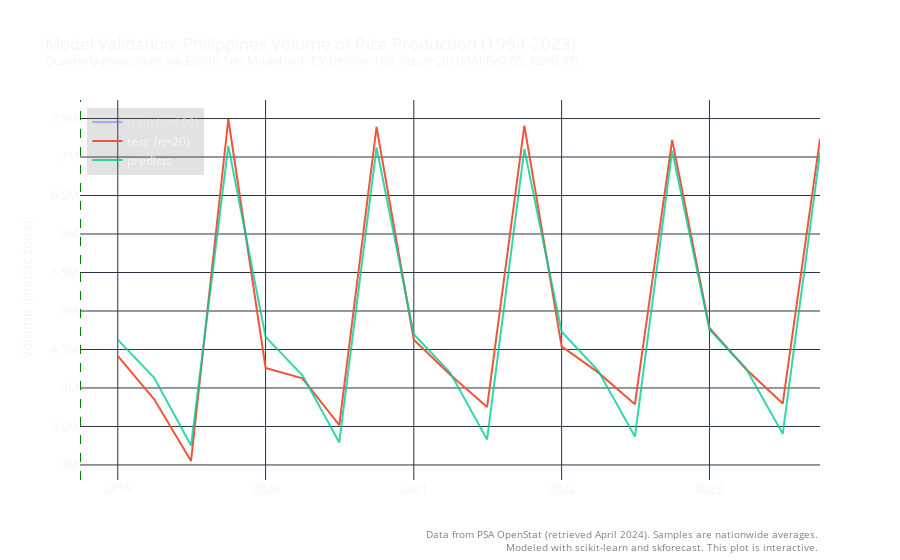

Notebook code for this chart:
### Markdown cell above
## Volume Model

### Code cell
import numpy as np
from sklearn.linear_model import BayesianRidge, ElasticNetCV, LarsCV, LassoCV, LassoLarsCV, OrthogonalMatchingPursuitCV, RidgeCV
from sklearn.ensemble import GradientBoostingRegressor, BaggingRegressor, HistGradientBoostingRegressor, ExtraTreesRegressor

# res = df.iloc[:, np.r_[2, 5:10]] # np.r to combine slices

# Set parameters
# Column numbers: 2: Farmgate Price, 3: Wholesale Price, 4: Retail Price, 5: CPI All Income, 6: NCR RPI
y = 'Volume'
X = np.r_[4]

# Split data into train-test
steps = 20
train = df[:-steps]
test  = df[-steps:]

train_y = train[y]
train_X = train.iloc[:, X]
test_y = test[y]
test_X = test.iloc[:, X]

print(
    f"Training periods : {train.index.min()} --- "
    f"{train.index.max()}  (n={len(train)})"
)
print(
    f"Testing periods  : {test.index.min()} --- "
    f"{test.index.max()}  (n={len(test)})"
)

# Find best hyperparameter values for forecaster
# regressors = [BayesianRidge(), ElasticNetCV(), RidgeCV(), LarsCV(), LassoCV(), LassoLarsCV(),
#               OrthogonalMatchingPursuitCV(), GradientBoostingRegressor(), BaggingRegressor(),
#               HistGradientBoostingRegressor(), ExtraTreesRegressor()]

forecaster = ForecasterAutoreg(
                regressor = ElasticNetCV(),
                lags      = 7
            )

# Candidate values for lags
lags_grid = list(range(6,30,1))

# Candidate values for regressor's hyperparameters
param_grid = {
    # 'cv': [5],
    # 'learning_rate': [0.0001, 0.001, 0.01, 0.1],
    # 'alpha': [0.5, 0.7, 0.9],
    # 'n_estimators': list(range(100, 500, 50)),
    # 'max_depth': list(range(3,10,1))
}

if False: 
    results_grid = grid_search_forecaster(
                    forecaster         = forecaster,
                    y                  = train_y,
                    param_grid         = param_grid,
                    lags_grid          = lags_grid,
                    steps              = steps,
                    refit              = False,
                    metric             = 'mean_absolute_percentage_error',
                    initial_train_size = int(len(train)*0.5),
                    fixed_train_size   = False,
                    return_best        = True,
                    n_jobs             = 'auto',
                    verbose            = False
                )

# Use those best values for forecaster (automatically plugged in by grid_search_forecaster)
forecaster.fit(y=train_y)
forecaster

# Predictions
# NOTE: So if you want to have a more accurate projection, you may optionally measure these first,
# and much better if they are already available
predicts = forecaster.predict(steps=steps)
# predicts = forecaster.predict(steps=steps+27) #+28 to reach 2030
# predicts.index = pd.date_range(start=str(data_test.index.min()), end='2030Q4', freq='Q')
# display(predicts)

# Test MSE, RSME, R2
mse = metrics.mean_squared_error(y_true=test_y, y_pred=predicts)
rmse = metrics.root_mean_squared_error(y_true=test_y, y_pred=predicts)
mape = metrics.mean_absolute_percentage_error(y_true=test_y, y_pred=predicts)
r2 = metrics.r2_score(y_true=test_y, y_pred=predicts)

print("MSE:\t%0.2f" % mse)
print("RMSE:\t%0.2f" % rmse)
print("MAPE:\t%0.2f" % mape)
print("R2:\t%0.2f" % r2)

# Plot predicts versus test data
plot_results(train, test, predicts, var="Volume", title=f"Model Validation: Philippines Volume of Rice Production (1994-2023)\
    <br><sup>Quarterly projections via Elastic Net Model with CV (ntrain={len(train)}, ntest={len(test)}) (MAPE={round(mape,2)}, R2={round(r2,2)})</sup>",
    xtitle="Period", ytitle="Volume (metric tons)", split="2018-10-01 00:00:00")

### Figure 1 — Plotly figure (JSON) as saved in the notebook; plotly's stock layout.template omitted (floating-point values rounded to 4 significant figures)
{"data": [{"name": "train\t(n=100)", "type": "scatter", "visible": "legendonly", "x": ["1994-01-01T00:00:00", "1994-04-01T00:00:00", "1994-07-01T00:00:00", "1994-10-01T00:00:00", "1995-01-01T00:00:00", "1995-04-01T00:00:00", "1995-07-01T00:00:00", "1995-10-01T00:00:00", "1996-01-01T00:00:00", "1996-04-01T00:00:00", "1996-07-01T00:00:00", "1996-10-01T00:00:00", "1997-01-01T00:00:00", "1997-04-01T00:00:00", "1997-07-01T00:00:00", "1997-10-01T00:00:00", "1998-01-01T00:00:00", "1998-04-01T00:00:00", "1998-07-01T00:00:00", "1998-10-01T00:00:00", "1999-01-01T00:00:00", "1999-04-01T00:00:00", "1999-07-01T00:00:00", "1999-10-01T00:00:00", "2000-01-01T00:00:00", "2000-04-01T00:00:00", "2000-07-01T00:00:00", "2000-10-01T00:00:00", "2001-01-01T00:00:00", "2001-04-01T00:00:00", "2001-07-01T00:00:00", "2001-10-01T00:00:00", "2002-01-01T00:00:00", "2002-04-01T00:00:00", "2002-07-01T00:00:00", "2002-10-01T00:00:00", "2003-01-01T00:00:00", "2003-04-01T00:00:00", "2003-07-01T00:00:00", "2003-10-01T00:00:00", "2004-01-01T00:00:00", "2004-04-01T00:00:00", "2004-07-01T00:00:00", "2004-10-01T00:00:00", "2005-01-01T00:00:00", "2005-04-01T00:00:00", "2005-07-01T00:00:00", "2005-10-01T00:00:00", "2006-01-01T00:00:00", "2006-04-01T00:00:00", "2006-07-01T00:00:00", "2006-10-01T00:00:00", "2007-01-01T00:00:00", "2007-04-01T00:00:00", "2007-07-01T00:00:00", "2007-10-01T00:00:00", "2008-01-01T00:00:00", "2008-04-01T00:00:00", "2008-07-01T00:00:00", "2008-10-01T00:00:00", "2009-01-01T00:00:00", "2009-04-01T00:00:00", "2009-07-01T00:00:00", "2009-10-01T00:00:00", "2010-01-01T00:00:00", "2010-04-01T00:00:00", "2010-07-01T00:00:00", "2010-10-01T00:00:00", "2011-01-01T00:00:00", "2011-04-01T00:00:00", "2011-07-01T00:00:00", "2011-10-01T00:00:00", "2012-01-01T00:00:00", "2012-04-01T00:00:00", "2012-07-01T00:00:00", "2012-10-01T00:00:00", "2013-01-01T00:00:00", "2013-04-01T00:00:00", "2013-07-01T00:00:00", "2013-10-01T00:00:00", "2014-01-01T00:00:00", "2014-04-01T00:00:00", "2014-07-01T00:00:00", "2014-10-01T00:00:00", "2015-01-01T00:00:00", "2015-04-01T00:00:00", "2015-07-01T00:00:00", "2015-10-01T00:00:00", "2016-01-01T00:00:00", "2016-04-01T00:00:00", "2016-07-01T00:00:00", "2016-10-01T00:00:00", "2017-01-01T00:00:00", "2017-04-01T00:00:00", "2017-07-01T00:00:00", "2017-10-01T00:00:00", "2018-01-01T00:00:00", "2018-04-01T00:00:00", "2018-07-01T00:00:00", "2018-10-01T00:00:00"], "y": [2288317, 2090216, 1876635, 4282886, 2272045, 2045286, 1785510, 4437808, 2523794, 2427116, 2116498, 4216160, 2563757, 2282704, 1788141, 4634361, 2220968, 1338008, 1284443, 3711405, 2996188, 2275865, 2248702, 4265870, 2856356, 2586140, 2412610, 4534306, 2813930, 2753901, 2405187, 4981852, 3058094, 2614275, 2020796, 5577488, 3035561, 2345717, 2434696, 5683910, 3434383, 2604199, 2871678, 5586524, 3381885, 2651140, 2669137, 5900843, 3615607, 2923824, 3006200, 5781075, 3676704, 3051176, 3146959, 6365355, 3748852, 3371867, 3467460, 6227369, 3941177, 3435019, 3519417, 5371000.0, 3491640, 3129151, 2646110, 6505418, 4037331, 3539878, 3168478, 5938375, 3992198, 3900000.0, 3597000.0, 6544000.0, 4169943, 3828000.0, 3363000.0, 7079132, 4307000.0, 4073011, 3027000.0, 7561000.0, 4368000.0, 3956000.0, 2552000.0, 7274740, 3932000.0, 3715000.0, 2968770, 7012000.0, 4419267, 4150000.0, 3390000.0, 7318000.0, 4623000.0, 4090000.0, 3196000.0, 7156461]}, {"name": "test\t\t(n=20)", "type": "scatter", "visible": true, "x": ["2019-01-01T00:00:00", "2019-04-01T00:00:00", "2019-07-01T00:00:00", "2019-10-01T00:00:00", "2020-01-01T00:00:00", "2020-04-01T00:00:00", "2020-07-01T00:00:00", "2020-10-01T00:00:00", "2021-01-01T00:00:00", "2021-04-01T00:00:00", "2021-07-01T00:00:00", "2021-10-01T00:00:00", "2022-01-01T00:00:00", "2022-04-01T00:00:00", "2022-07-01T00:00:00", "2022-10-01T00:00:00", "2023-01-01T00:00:00", "2023-04-01T00:00:00", "2023-07-01T00:00:00", "2023-10-01T00:00:00"], "y": [4417000.0, 3853000.0, 3051000.0, 7494000.0, 4261000.0, 4125000.0, 3516000.0, 7392000.0, 4627000.0, 4173000.0, 3753000.0, 7408000.0, 4541000.0, 4202000.0, 3790000.0, 7223000.0, 4779000.0, 4247000.0, 3798000.0, 7236000.0]}, {"line": {"color": "rgba(0,204,150,0.8)"}, "name": "predicts", "type": "scatter", "visible": true, "x": ["2019-01-01T00:00:00", "2019-04-01T00:00:00", "2019-07-01T00:00:00", "2019-10-01T00:00:00", "2020-01-01T00:00:00", "2020-04-01T00:00:00", "2020-07-01T00:00:00", "2020-10-01T00:00:00", "2021-01-01T00:00:00", "2021-04-01T00:00:00", "2021-07-01T00:00:00", "2021-10-01T00:00:00", "2022-01-01T00:00:00", "2022-04-01T00:00:00", "2022-07-01T00:00:00", "2022-10-01T00:00:00", "2023-01-01T00:00:00", "2023-04-01T00:00:00", "2023-07-01T00:00:00", "2023-10-01T00:00:00"], "y": [4627000.0, 4133000.0, 3252000.0, 7143000.0, 4664000.0, 4165000.0, 3292000.0, 7123000.0, 4698000.0, 4197000.0, 3331000.0, 7102000.0, 4730000.0, 4227000.0, 3369000.0, 7081000.0, 4760000.0, 4255000.0, 3405000.0, 7059000.0]}], "layout": {"annotations": [{"align": "right", "font": {"color": "gray", "size": 10}, "showarrow": false, "text": "Data from PSA OpenStat (retrieved April 2024). Samples are nationwide averages.<br>Modeled with scikit-learn and skforecast. This plot is interactive.", "x": 1, "xanchor": "right", "xref": "paper", "y": -0.2, "yanchor": "bottom", "yref": "paper"}], "legend": {"bgcolor": "rgba(111, 111, 111, 0.2)", "x": 0.01, "xanchor": "left", "y": 0.98, "yanchor": "top"}, "paper_bgcolor": "rgba(0,0,0,0)", "plot_bgcolor": "rgba(0,0,0,0)", "shapes": [{"line": {"color": "green", "dash": "dash", "width": 1}, "type": "line", "x0": "2018-10-01 00:00:00", "x1": "2018-10-01 00:00:00", "xref": "x", "y0": 0, "y1": 1, "yref": "y domain"}], "title": {"text": "Model Validation: Philippines Volume of Rice Production (1994-2023)    <br><sup>Quarterly projections via Elastic Net Model with CV (ntrain=100, ntest=20) (MAPE=0.05, R2=0.97)</sup>"}, "xaxis": {"anchor": "y", "domain": [0, 1], "showgrid": true, "showticklabels": true, "title": {"text": ""}}, "yaxis": {"anchor": "x", "domain": [0, 1], "showgrid": true, "title": {"text": "Volume (metric tons)"}}}}
